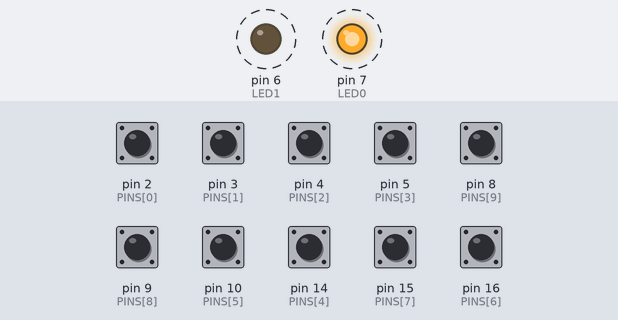
Simulated run of this sketch. Board: Arduino Leonardo, built with avr-gcc and run on an emulated ATmega32U4. Parts: output pins drawn as LEDs (lit = HIGH). Dashed ring = blinking. Inputs (shaded band) come from the test bench; at power-on: pin 2 (PINS[0]), pin 3 (PINS[1]), pin 4 (PINS[2]), pin 5 (PINS[3]), pin 8 (PINS[9]), pin 9 (PINS[8]), pin 10 (PINS[5]), pin 14 (PINS[4]), pin 15 (PINS[7]), pin 16 (PINS[6]) HIGH. USB keyboard and mouse output is not drawn.

Above: at 0.5 s.
Timing chart, 0 to 4.6 s (numbered marks = the images above):
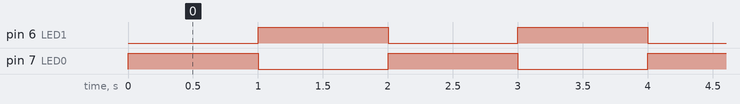

Measured:
- by itself, pin 6 (LED1), pin 7 (LED0): alternates HIGH for 1.0 s and LOW for 1.0 s

The sketch:

mando.ino
```cpp
#include <Keyboard.h>

// These are used as indices to other arrays
enum {
  UP,
  RIGHT,
  DOWN,
  LEFT,
  A,
  Z,
  X,
  S,
  SELECT,
  START,
  // Number of keys
  NUM_KEYS,
};

// Maps button index to digital pin
const int PINS[] = {
  2,  // UP
  3,  // RIGHT
  4,  // DOWN
  5,  // LEFT
  14, // A
  10, // Z
  16, // X
  15, // S
  9,  // SELECT
  8,  // START
};

// Maps button to keyboard key
const char KEYS[] = {
  KEY_UP_ARROW,    // UP
  KEY_RIGHT_ARROW, // RIGHT
  KEY_DOWN_ARROW,  // DOWN
  KEY_LEFT_ARROW,  // LEFT
  'a',             // A
  'z',             // Z
  'x',             // X
  's',             // S
  KEY_RETURN,      // SELECT
  ' ',             // START
};

// Store previous state of keys
bool STATES[NUM_KEYS];

// Left and right LED pins
#define LED0 7
#define LED1 6

// Initialize
void setup() {
  Keyboard.begin();
  for (int i = 0; i < NUM_KEYS; i++) {
    pinMode(PINS[i], INPUT_PULLUP);
    STATES[i] = digitalRead(PINS[i]);
  }
  pinMode(LED0, OUTPUT);
  pinMode(LED1, OUTPUT);
}

// Main loop
void loop() {
  bool state;
  // Flash LEDs
  const unsigned long t = millis();
  digitalWrite(LED0, (t / 1000) % 2 == 0 ? HIGH : LOW);
  digitalWrite(LED1, (t / 1000) % 2 == 0 ? LOW : HIGH);
  // Process each key
  for (int i = 0; i < NUM_KEYS; i++) {
    state = digitalRead(PINS[i]);
    if (STATES[i] != state) {
      if (state == LOW) {
        Keyboard.press(KEYS[i]);
      } else {
        Keyboard.release(KEYS[i]);
      }
      STATES[i] = state;
    }
  }
}
```
